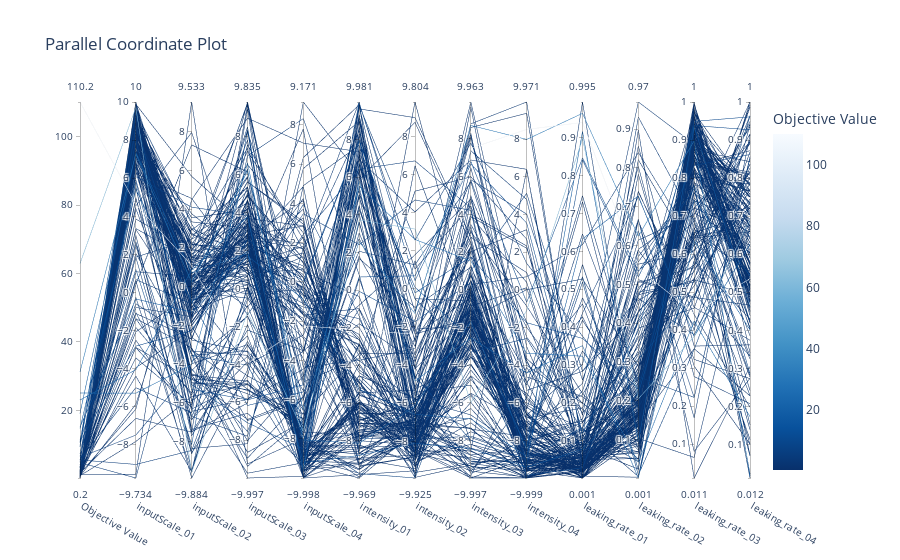

This figure's notebook cell:
### Markdown cell above
### plot_parallel_coordinate
 - 各パラメータと出力値との対応を見る
 - trialが多いとなんも見えん
 - 下みたいな感じでパラメータを絞れる

    `plot_parallel_coordinate(study, params=["lr", "n_layers"])`

### Code cell
fig = plot_parallel_coordinate(study)

# plt使うなら
# plt.show()
fig

### Figure 1 — Plotly figure (JSON) as saved in the notebook; plotly's stock layout.template omitted (floating-point values rounded to 4 significant figures; data arrays with more than 128 entries replaced by an {"elided": "..."} marker saying what was removed)
{"data": [{"dimensions": [{"label": "Objective Value", "range": [0.1951, 110.2], "values": {"elided": "200 float values"}}, {"label": "inputScale_01", "range": [-9.734, 10], "values": {"elided": "200 float values"}}, {"label": "inputScale_02", "range": [-9.884, 9.533], "values": {"elided": "200 float values"}}, {"label": "inputScale_03", "range": [-9.997, 9.835], "values": {"elided": "200 float values"}}, {"label": "inputScale_04", "range": [-9.998, 9.171], "values": {"elided": "200 float values"}}, {"label": "intensity_01", "range": [-9.969, 9.981], "values": {"elided": "200 float values"}}, {"label": "intensity_02", "range": [-9.925, 9.804], "values": {"elided": "200 float values"}}, {"label": "intensity_03", "range": [-9.997, 9.963], "values": {"elided": "200 float values"}}, {"label": "intensity_04", "range": [-9.999, 9.971], "values": {"elided": "200 float values"}}, {"label": "leaking_rate_01", "range": [0.001, 0.995], "values": {"elided": "200 float values"}}, {"label": "leaking_rate_02", "range": [0.001, 0.97], "values": {"elided": "200 float values"}}, {"label": "leaking_rate_03", "range": [0.011, 1], "values": {"elided": "200 float values"}}, {"label": "leaking_rate_04", "range": [0.012, 1], "values": {"elided": "200 float values"}}], "labelangle": 30, "labelside": "bottom", "line": {"color": {"elided": "200 float values"}, "colorbar": {"title": {"text": "Objective Value"}}, "colorscale": [[0, "rgb(247,251,255)"], [0.125, "rgb(222,235,247)"], [0.25, "rgb(198,219,239)"], [0.375, "rgb(158,202,225)"], [0.5, "rgb(107,174,214)"], [0.625, "rgb(66,146,198)"], [0.75, "rgb(33,113,181)"], [0.875, "rgb(8,81,156)"], [1, "rgb(8,48,107)"]], "reversescale": true, "showscale": true}, "type": "parcoords"}], "layout": {"title": {"text": "Parallel Coordinate Plot"}}}
